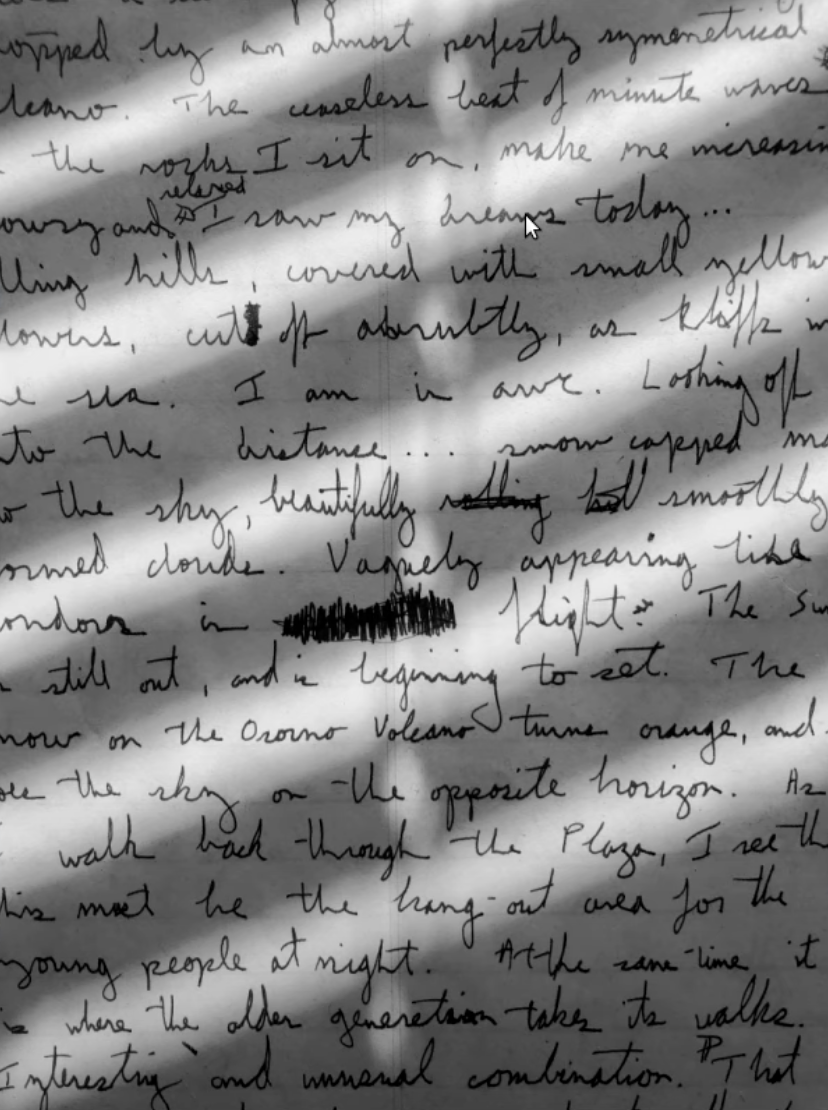
#> input picture data/writing.png, 828 x 1110 px, found by its file name
$ python opencv_course_thresholding.py
#> lines starting #> are read from the running program, lines starting #| are printed output that depends on the picture; after the words box and inside, x2 and y2 are one past the last pixel; in counts of white or black regions, pixels touching at a corner belong together
import os
import cv2

img = cv2.imread(os.path.join(".", "data", "writing.png"))
#> img is the input picture: shape (1110, 828, 3); mean B, G, R 134.4, 134.4, 134.4

img_gray = cv2.cvtColor(img, cv2.COLOR_BGR2GRAY, img)
ret, thresh = cv2.threshold(img_gray, 88, 255, cv2.THRESH_BINARY)
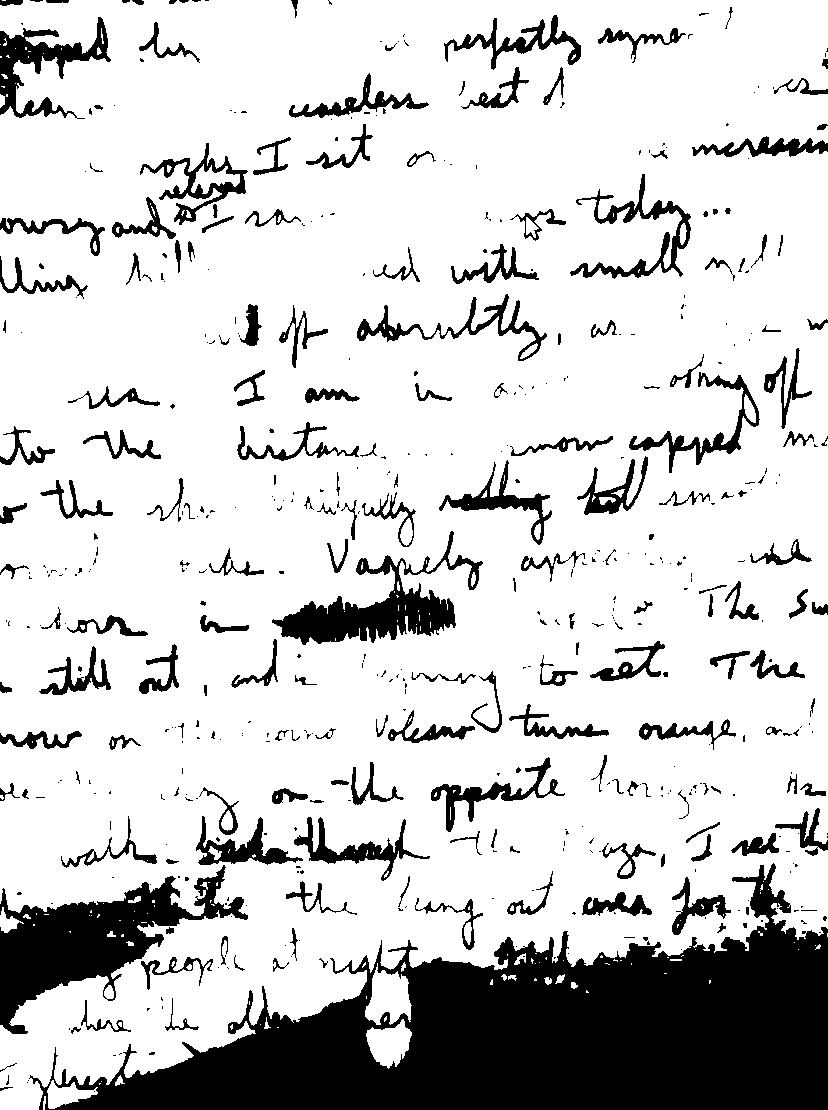
#> thresh: shape (1110, 828); 80.5% white; 514 black regions (324 under 20 px), largest, box (x1, y1, x2, y2) and area: (29, 863, 828, 1110) 92087, (0, 865, 248, 1034) 14609, (272, 531, 483, 645) 7126

thresh = cv2.blur(thresh, (7,7))
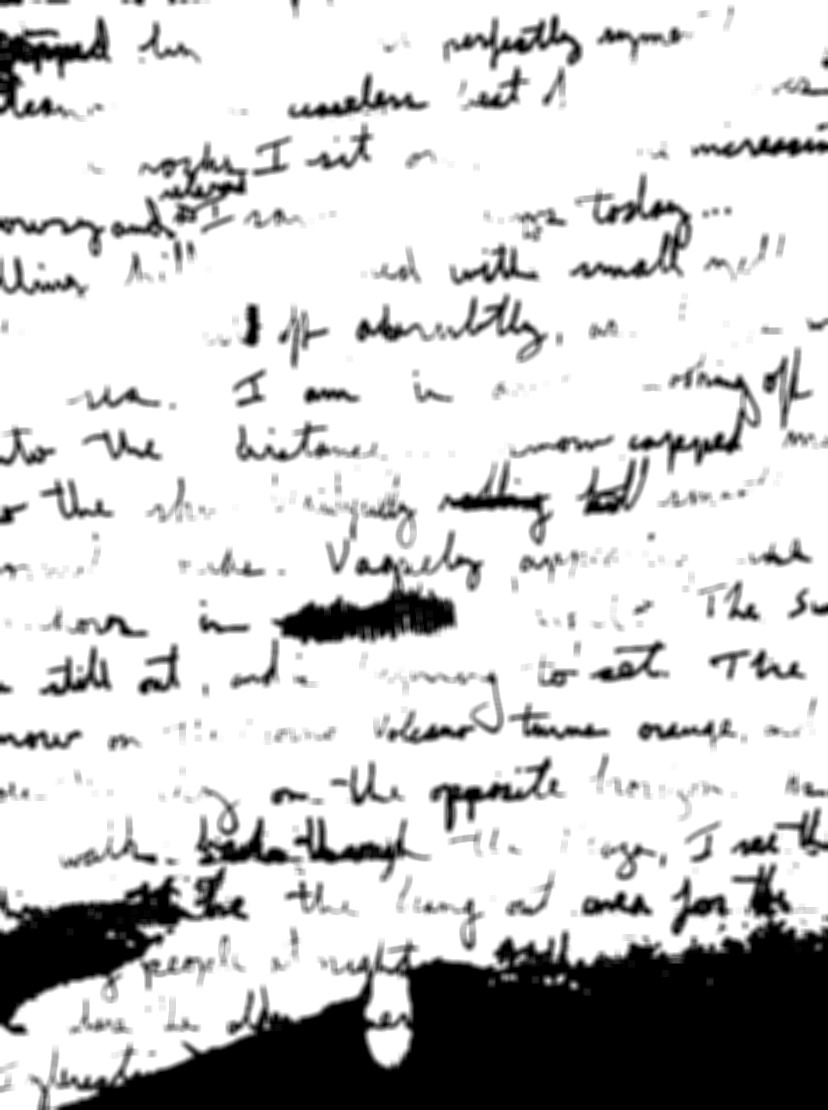
#> thresh: shape (1110, 828); min 0, max 255, mean 205.4
ret, thresh = cv2.threshold(thresh, 88, 255, cv2.THRESH_BINARY)
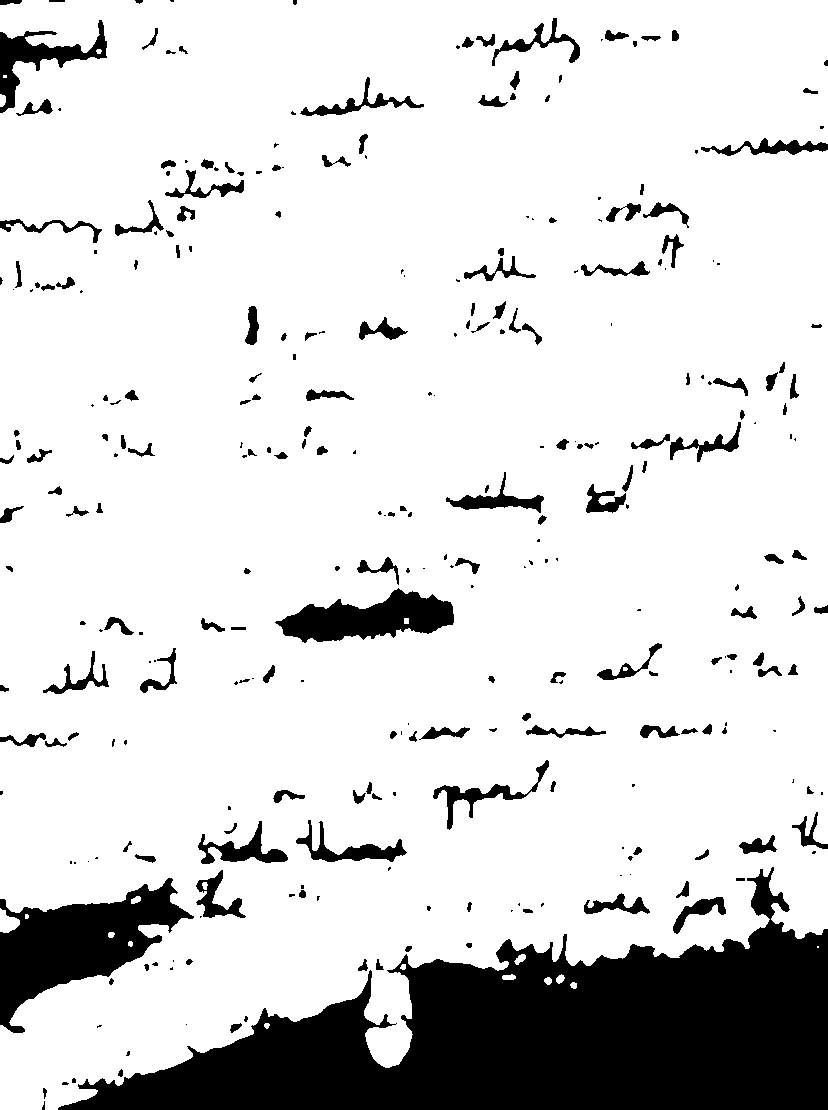
#> thresh: shape (1110, 828); 84.8% white; 304 black regions (124 under 20 px), largest, box (x1, y1, x2, y2) and area: (58, 867, 828, 1110) 89036, (0, 878, 194, 1033) 12788, (275, 588, 454, 643) 5536


cv2.imshow('image', img)
cv2.imshow('thresh', thresh)
cv2.waitKey(0)

$ run again, with data/noise.png copied over data/writing.png
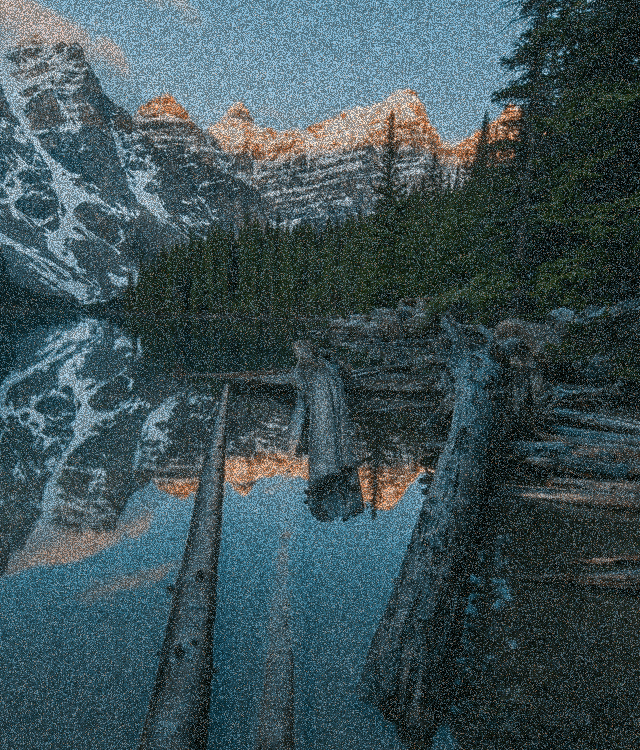
#> input picture data/noise.png, 640 x 750 px, found by its file name
#> img is the input picture: shape (750, 640, 3); mean B, G, R 86.9, 82.1, 62
#> `ret, thresh = cv2.threshold(img_gray, 88, 255, cv2.THRESH_BINARY)`:
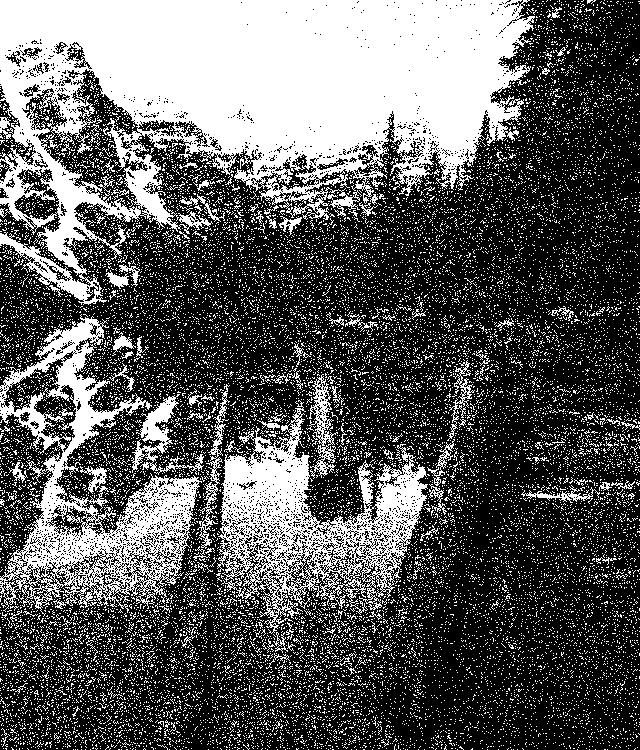
#> thresh: shape (750, 640); 35.8% white; 19691 white regions (19558 under 20 px), largest, box (x1, y1, x2, y2) and area: (0, 0, 535, 305) 85221, (0, 314, 202, 617) 18702, (217, 400, 428, 634) 17337
#> `ret, thresh = cv2.threshold(thresh, 88, 255, cv2.THRESH_BINARY)`:
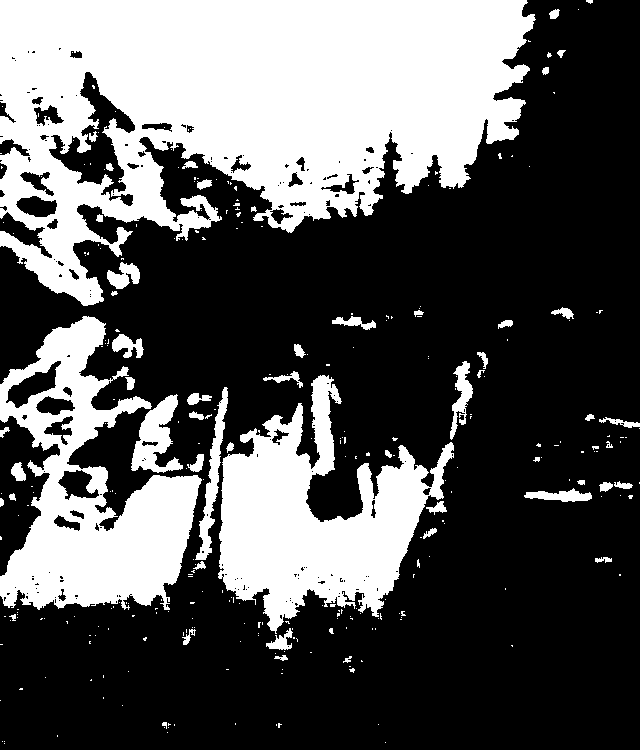
#> thresh: shape (750, 640); 34.5% white; 306 white regions (249 under 20 px), largest, box (x1, y1, x2, y2) and area: (0, 0, 536, 306) 98885, (218, 375, 454, 634) 28394, (0, 316, 202, 610) 27628

$ run again, with data/squirrel.jpg saved as data/writing.png
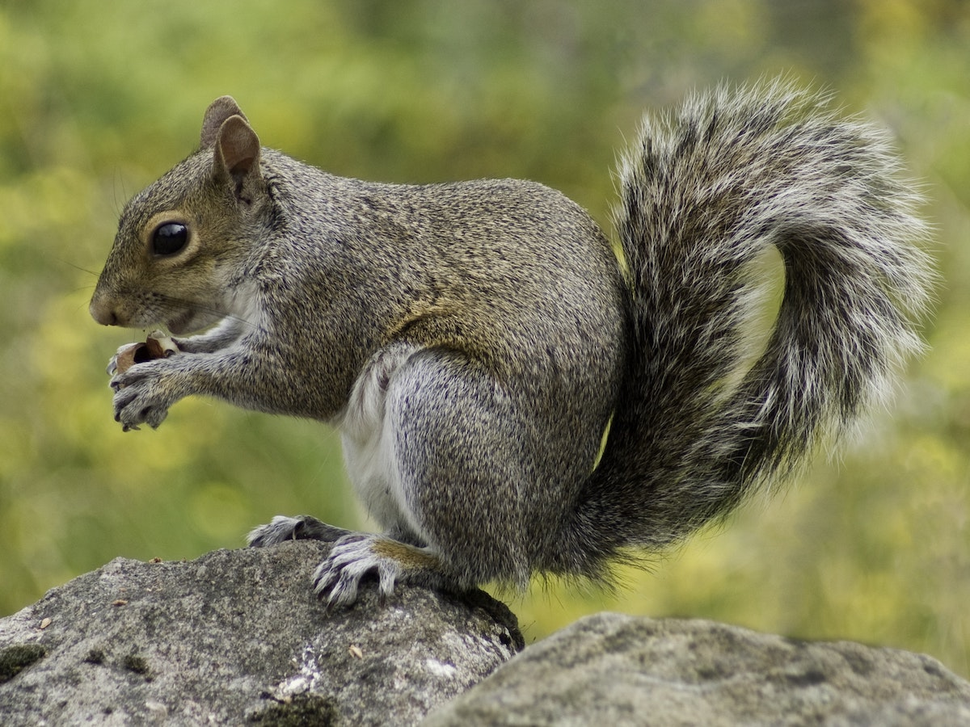
#> input picture data/squirrel.jpg, 970 x 727 px, shrunk from 1200 x 900 before the run, found by its file name
#> img is the input picture: shape (727, 970, 3); mean B, G, R 88.6, 122.7, 123.2
#> `ret, thresh = cv2.threshold(img_gray, 88, 255, cv2.THRESH_BINARY)`:
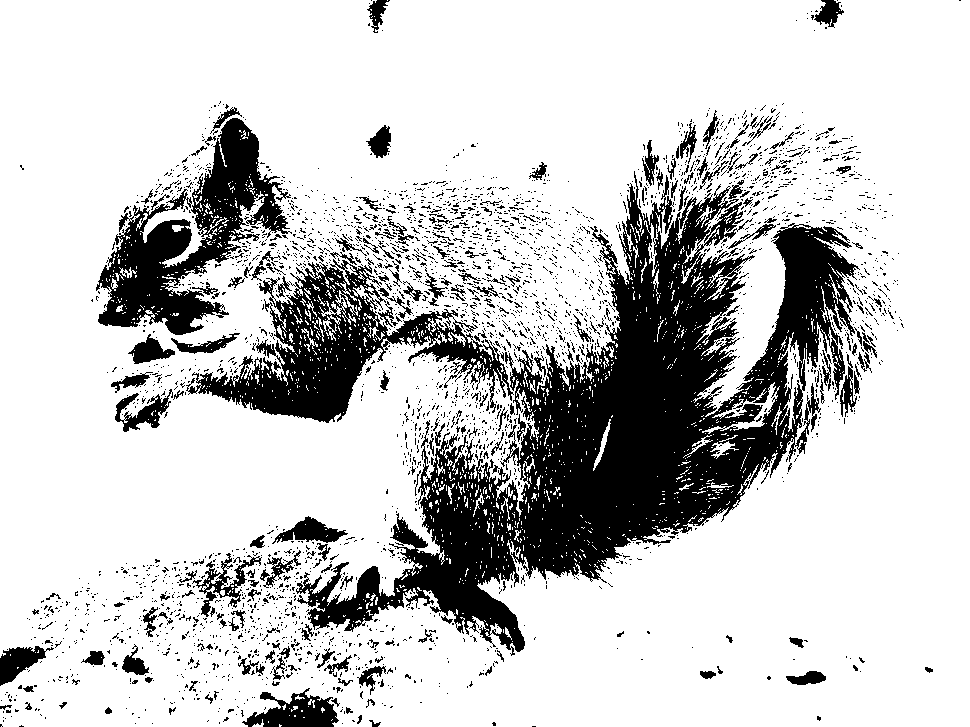
#> thresh: shape (727, 970); 78.9% white; 3227 black regions (3006 under 20 px), largest, box (x1, y1, x2, y2) and area: (296, 171, 860, 656) 83459, (186, 258, 514, 423) 16997, (96, 118, 292, 335) 15403
#> `ret, thresh = cv2.threshold(thresh, 88, 255, cv2.THRESH_BINARY)`:
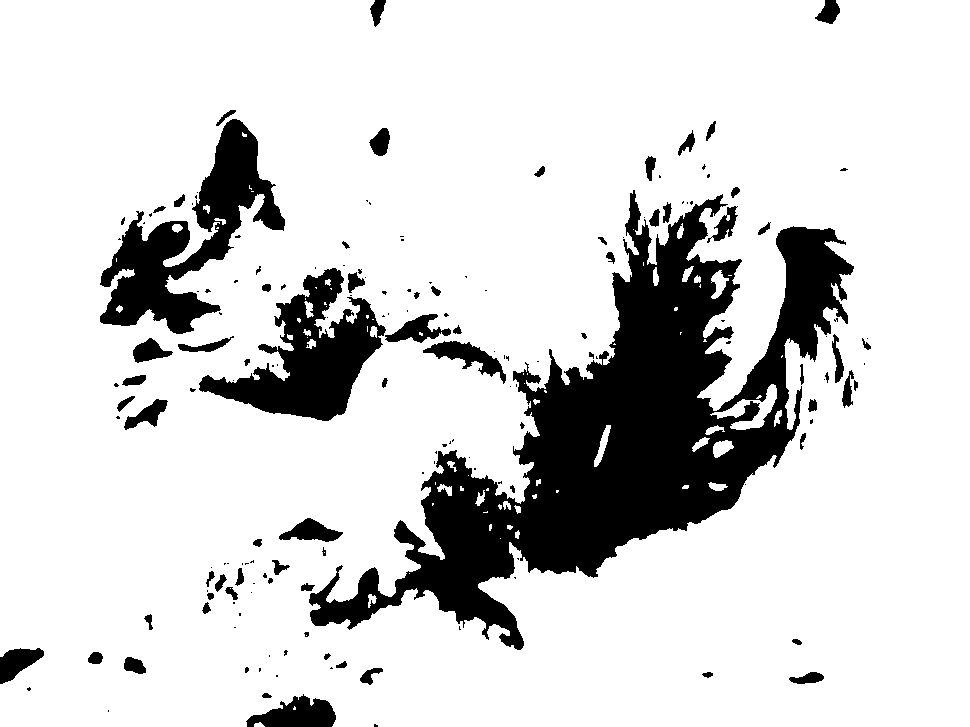
#> thresh: shape (727, 970); 83.6% white; 170 black regions (97 under 20 px), largest, box (x1, y1, x2, y2) and area: (309, 190, 854, 650) 76208, (100, 119, 285, 334) 13684, (199, 268, 386, 421) 11780
